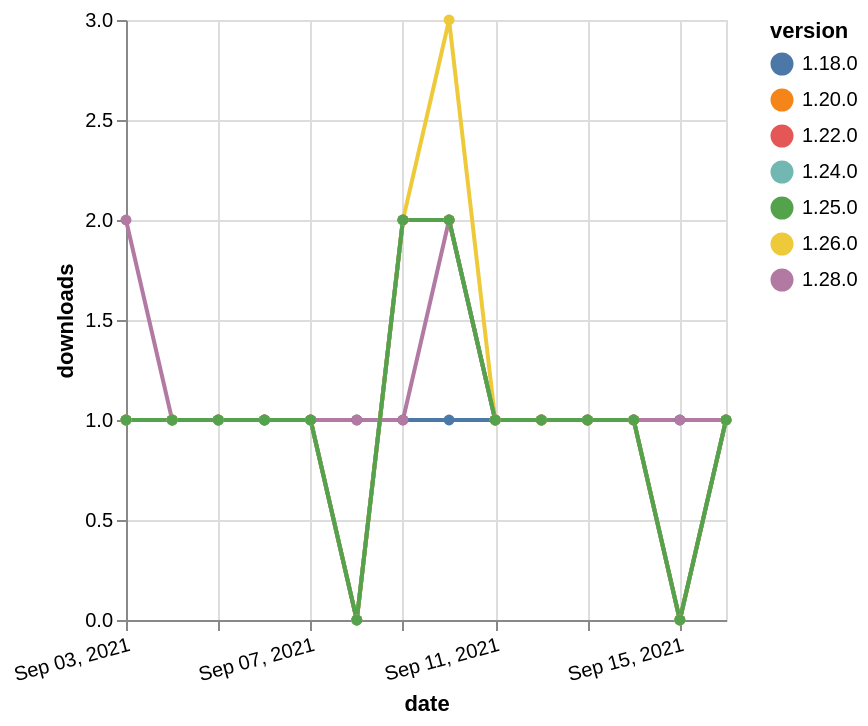

Describe this chart as a Vega-Lite specification.
### Vega-Lite specification from a JSON file in a GitHub repository (floating-point values rounded to 4 significant figures)
{"$schema": "https://vega.github.io/schema/vega-lite/v5.json", "description": "A simple bar chart with embedded data.", "data": {"values": [{"date": "2021-09-03", "total": 219, "delta": 1, "version": "1.18.0"}, {"date": "2021-09-04", "total": 220, "delta": 1, "version": "1.18.0"}, {"date": "2021-09-05", "total": 221, "delta": 1, "version": "1.18.0"}, {"date": "2021-09-06", "total": 222, "delta": 1, "version": "1.18.0"}, {"date": "2021-09-07", "total": 223, "delta": 1, "version": "1.18.0"}, {"date": "2021-09-08", "total": 224, "delta": 1, "version": "1.18.0"}, {"date": "2021-09-09", "total": 225, "delta": 1, "version": "1.18.0"}, {"date": "2021-09-10", "total": 226, "delta": 1, "version": "1.18.0"}, {"date": "2021-09-11", "total": 227, "delta": 1, "version": "1.18.0"}, {"date": "2021-09-12", "total": 228, "delta": 1, "version": "1.18.0"}, {"date": "2021-09-13", "total": 229, "delta": 1, "version": "1.18.0"}, {"date": "2021-09-14", "total": 230, "delta": 1, "version": "1.18.0"}, {"date": "2021-09-15", "total": 231, "delta": 1, "version": "1.18.0"}, {"date": "2021-09-16", "total": 232, "delta": 1, "version": "1.18.0"}, {"date": "2021-09-03", "total": 167, "delta": 1, "version": "1.22.0"}, {"date": "2021-09-04", "total": 168, "delta": 1, "version": "1.22.0"}, {"date": "2021-09-05", "total": 169, "delta": 1, "version": "1.22.0"}, {"date": "2021-09-06", "total": 170, "delta": 1, "version": "1.22.0"}, {"date": "2021-09-07", "total": 171, "delta": 1, "version": "1.22.0"}, {"date": "2021-09-08", "total": 171, "delta": 0, "version": "1.22.0"}, {"date": "2021-09-09", "total": 173, "delta": 2, "version": "1.22.0"}, {"date": "2021-09-10", "total": 175, "delta": 2, "version": "1.22.0"}, {"date": "2021-09-11", "total": 176, "delta": 1, "version": "1.22.0"}, {"date": "2021-09-12", "total": 177, "delta": 1, "version": "1.22.0"}, {"date": "2021-09-13", "total": 178, "delta": 1, "version": "1.22.0"}, {"date": "2021-09-14", "total": 179, "delta": 1, "version": "1.22.0"}, {"date": "2021-09-15", "total": 179, "delta": 0, "version": "1.22.0"}, {"date": "2021-09-16", "total": 180, "delta": 1, "version": "1.22.0"}, {"date": "2021-09-03", "total": 115, "delta": 2, "version": "1.28.0"}, {"date": "2021-09-04", "total": 116, "delta": 1, "version": "1.28.0"}, {"date": "2021-09-05", "total": 117, "delta": 1, "version": "1.28.0"}, {"date": "2021-09-06", "total": 118, "delta": 1, "version": "1.28.0"}, {"date": "2021-09-07", "total": 119, "delta": 1, "version": "1.28.0"}, {"date": "2021-09-08", "total": 120, "delta": 1, "version": "1.28.0"}, {"date": "2021-09-09", "total": 121, "delta": 1, "version": "1.28.0"}, {"date": "2021-09-10", "total": 123, "delta": 2, "version": "1.28.0"}, {"date": "2021-09-11", "total": 124, "delta": 1, "version": "1.28.0"}, {"date": "2021-09-12", "total": 125, "delta": 1, "version": "1.28.0"}, {"date": "2021-09-13", "total": 126, "delta": 1, "version": "1.28.0"}, {"date": "2021-09-14", "total": 127, "delta": 1, "version": "1.28.0"}, {"date": "2021-09-15", "total": 128, "delta": 1, "version": "1.28.0"}, {"date": "2021-09-16", "total": 129, "delta": 1, "version": "1.28.0"}, {"date": "2021-09-03", "total": 162, "delta": 1, "version": "1.26.0"}, {"date": "2021-09-04", "total": 163, "delta": 1, "version": "1.26.0"}, {"date": "2021-09-05", "total": 164, "delta": 1, "version": "1.26.0"}, {"date": "2021-09-06", "total": 165, "delta": 1, "version": "1.26.0"}, {"date": "2021-09-07", "total": 166, "delta": 1, "version": "1.26.0"}, {"date": "2021-09-08", "total": 166, "delta": 0, "version": "1.26.0"}, {"date": "2021-09-09", "total": 168, "delta": 2, "version": "1.26.0"}, {"date": "2021-09-10", "total": 171, "delta": 3, "version": "1.26.0"}, {"date": "2021-09-11", "total": 172, "delta": 1, "version": "1.26.0"}, {"date": "2021-09-12", "total": 173, "delta": 1, "version": "1.26.0"}, {"date": "2021-09-13", "total": 174, "delta": 1, "version": "1.26.0"}, {"date": "2021-09-14", "total": 175, "delta": 1, "version": "1.26.0"}, {"date": "2021-09-15", "total": 175, "delta": 0, "version": "1.26.0"}, {"date": "2021-09-16", "total": 176, "delta": 1, "version": "1.26.0"}, {"date": "2021-09-03", "total": 286, "delta": 1, "version": "1.20.0"}, {"date": "2021-09-04", "total": 287, "delta": 1, "version": "1.20.0"}, {"date": "2021-09-05", "total": 288, "delta": 1, "version": "1.20.0"}, {"date": "2021-09-06", "total": 289, "delta": 1, "version": "1.20.0"}, {"date": "2021-09-07", "total": 290, "delta": 1, "version": "1.20.0"}, {"date": "2021-09-08", "total": 290, "delta": 0, "version": "1.20.0"}, {"date": "2021-09-09", "total": 292, "delta": 2, "version": "1.20.0"}, {"date": "2021-09-10", "total": 294, "delta": 2, "version": "1.20.0"}, {"date": "2021-09-11", "total": 295, "delta": 1, "version": "1.20.0"}, {"date": "2021-09-12", "total": 296, "delta": 1, "version": "1.20.0"}, {"date": "2021-09-13", "total": 297, "delta": 1, "version": "1.20.0"}, {"date": "2021-09-14", "total": 298, "delta": 1, "version": "1.20.0"}, {"date": "2021-09-15", "total": 298, "delta": 0, "version": "1.20.0"}, {"date": "2021-09-16", "total": 299, "delta": 1, "version": "1.20.0"}, {"date": "2021-09-03", "total": 147, "delta": 1, "version": "1.24.0"}, {"date": "2021-09-04", "total": 148, "delta": 1, "version": "1.24.0"}, {"date": "2021-09-05", "total": 149, "delta": 1, "version": "1.24.0"}, {"date": "2021-09-06", "total": 150, "delta": 1, "version": "1.24.0"}, {"date": "2021-09-07", "total": 151, "delta": 1, "version": "1.24.0"}, {"date": "2021-09-08", "total": 151, "delta": 0, "version": "1.24.0"}, {"date": "2021-09-09", "total": 153, "delta": 2, "version": "1.24.0"}, {"date": "2021-09-10", "total": 155, "delta": 2, "version": "1.24.0"}, {"date": "2021-09-11", "total": 156, "delta": 1, "version": "1.24.0"}, {"date": "2021-09-12", "total": 157, "delta": 1, "version": "1.24.0"}, {"date": "2021-09-13", "total": 158, "delta": 1, "version": "1.24.0"}, {"date": "2021-09-14", "total": 159, "delta": 1, "version": "1.24.0"}, {"date": "2021-09-15", "total": 159, "delta": 0, "version": "1.24.0"}, {"date": "2021-09-16", "total": 160, "delta": 1, "version": "1.24.0"}, {"date": "2021-09-03", "total": 135, "delta": 1, "version": "1.25.0"}, {"date": "2021-09-04", "total": 136, "delta": 1, "version": "1.25.0"}, {"date": "2021-09-05", "total": 137, "delta": 1, "version": "1.25.0"}, {"date": "2021-09-06", "total": 138, "delta": 1, "version": "1.25.0"}, {"date": "2021-09-07", "total": 139, "delta": 1, "version": "1.25.0"}, {"date": "2021-09-08", "total": 139, "delta": 0, "version": "1.25.0"}, {"date": "2021-09-09", "total": 141, "delta": 2, "version": "1.25.0"}, {"date": "2021-09-10", "total": 143, "delta": 2, "version": "1.25.0"}, {"date": "2021-09-11", "total": 144, "delta": 1, "version": "1.25.0"}, {"date": "2021-09-12", "total": 145, "delta": 1, "version": "1.25.0"}, {"date": "2021-09-13", "total": 146, "delta": 1, "version": "1.25.0"}, {"date": "2021-09-14", "total": 147, "delta": 1, "version": "1.25.0"}, {"date": "2021-09-15", "total": 147, "delta": 0, "version": "1.25.0"}, {"date": "2021-09-16", "total": 148, "delta": 1, "version": "1.25.0"}]}, "width": "container", "mark": {"type": "line", "point": {"filled": true}}, "encoding": {"x": {"field": "date", "type": "temporal", "timeUnit": "yearmonthdate", "title": "date", "axis": {"labelAngle": -15}}, "y": {"field": "delta", "type": "quantitative", "title": "downloads"}, "color": {"field": "version", "type": "nominal"}, "tooltip": {"field": "delta"}}}
